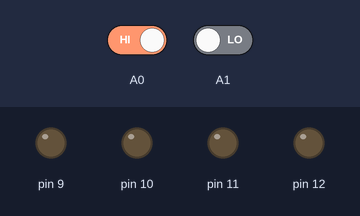
Recording of a sketch running on a simulated Arduino Uno, built with avr-gcc and run on an emulated ATmega328P. Parts: output pins drawn as LEDs (lit = HIGH). Inputs (shaded band) come from the test bench; at power-on: A0 HIGH, A1 LOW.

Above: at 1.2 s.
1.3 s: A0 driven LOW
At 3.5 s:
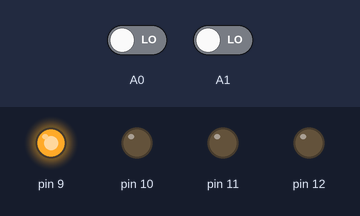
4.3 s: A1 driven HIGH
At 6.5 s:
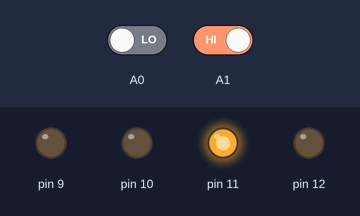
10.3 s: A0 driven HIGH
At 11.4 s:
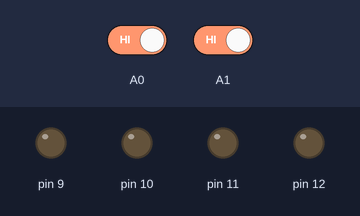
Timing chart, 0 to 13.3 s (numbered marks = the images above; inputs shaded):
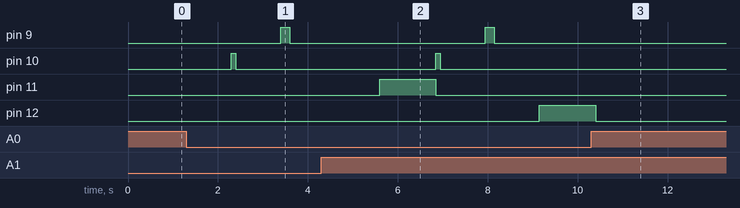

Measured:
- after the input at 1.3 s, pin 9: LOW → HIGH after 2.1 s, → LOW 0.20 s later; pin 10: LOW → HIGH after 1.0 s, → LOW 0.10 s later
- after the input at 4.3 s, pin 11: LOW → HIGH after 1.3 s, → LOW 1.3 s later; pin 12: LOW → HIGH after 4.9 s
- after the input at 10.3 s, pin 9: stays LOW (without the input it goes to HIGH after 3.5 s); pin 10: stays LOW (without the input it goes to HIGH after 2.4 s); pin 11: stays LOW (without the input it goes to HIGH after 1.1 s); pin 12: goes on until 10.4 s, then stays LOW

The sketch:

smartDustbin.ino
```cpp
// the setup function runs once when you press reset or power the board
void setup() {
  // initialize digital pin LED_BUILTIN as an output.
  pinMode(12, OUTPUT);
  pinMode(11, OUTPUT);
  pinMode(10, OUTPUT);
  pinMode(9, OUTPUT);

  pinMode(A0, INPUT);
  pinMode(A1, INPUT);
}

void startDustbin(){
  delay(1000);
  if(digitalRead(A1) == HIGH){
    metalDispose();
  }
  else{
    nonMetalDispose();
  }
}

void nonMetalDispose(){
  plateDown();
  plateUp();
}

void metalDispose(){
  bucketLeft();
  plateDown();
  plateUp();
  bucketRight();
}

void bucketRight(){
  digitalWrite(11, LOW);
  digitalWrite(12, HIGH);  // turn the LED on (HIGH is the voltage level)
  delay(1250);                      // wait for a second
  digitalWrite(12, LOW);   // turn the LED off by making the voltage LOW
}

void bucketLeft(){
  digitalWrite(12, LOW);
  digitalWrite(11, HIGH);  // turn the LED on (HIGH is the voltage level)
  delay(1250);                      // wait for a second
  digitalWrite(11, LOW);   // turn the LED off by making the voltage LOW
}

void plateDown(){
  digitalWrite(9, LOW);
  digitalWrite(10, HIGH);  // turn the LED on (HIGH is the voltage level)
  delay(100);                      // wait for a second
  digitalWrite(10, LOW);   // turn the LED off by making the voltage LOW
  delay(1000);
}

void plateUp(){
  digitalWrite(10, LOW);
  digitalWrite(9, HIGH);  // turn the LED on (HIGH is the voltage level)
  delay(200);                      // wait for a second
  digitalWrite(9, LOW);   // turn the LED off by making the voltage LOW
  delay(1000);
}

// the loop function runs over and over again forever
void loop() {
  if (digitalRead(A0) == 0) {
    startDustbin();
  }
}
```
